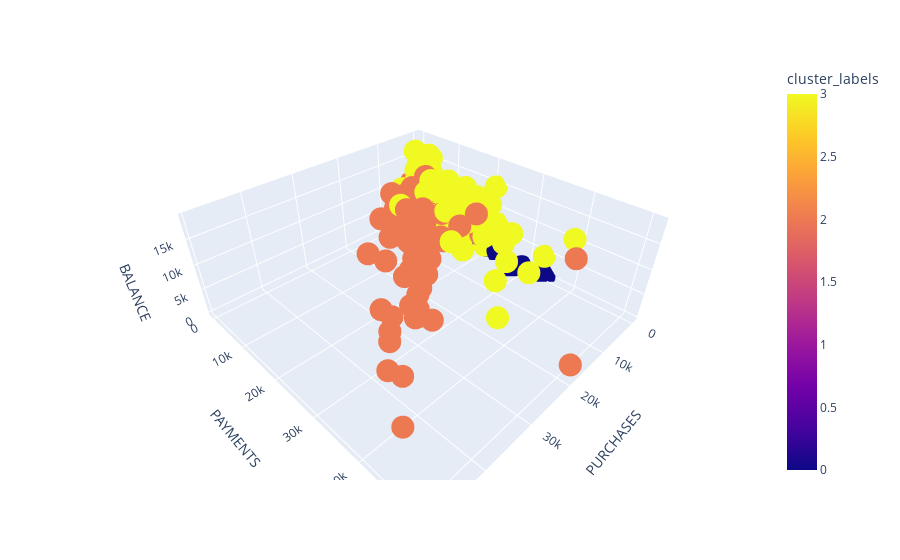

The cell this chart's notebook holds for it:
### Code cell
import plotly.express as px

x_val = 'PURCHASES'
y_val = 'PAYMENTS'
z_val = 'BALANCE'

fig = px.scatter_3d(df_new, x=x_val, y=y_val, z=z_val, color='cluster_labels', labels='cluster_labels')
fig.show()

### Figure 1 — Plotly figure (JSON) as saved in the notebook; plotly's stock layout.template omitted (floating-point values rounded to 4 significant figures; data arrays with more than 128 entries replaced by an {"elided": "..."} marker saying what was removed)
{"data": [{"hovertemplate": "PURCHASES=%{x}<br>PAYMENTS=%{y}<br>BALANCE=%{z}<br>cluster_labels=%{marker.color}<extra></extra>", "legendgroup": "", "marker": {"color": {"elided": "8950 int values"}, "coloraxis": "coloraxis", "symbol": "circle"}, "mode": "markers", "name": "", "scene": "scene", "showlegend": false, "type": "scatter3d", "x": {"elided": "8950 float values"}, "y": {"elided": "8950 float values"}, "z": {"elided": "8950 float values"}}], "layout": {"coloraxis": {"colorbar": {"title": {"text": "cluster_labels"}}, "colorscale": [[0, "#0d0887"], [0.1111, "#46039f"], [0.2222, "#7201a8"], [0.3333, "#9c179e"], [0.4444, "#bd3786"], [0.5556, "#d8576b"], [0.6667, "#ed7953"], [0.7778, "#fb9f3a"], [0.8889, "#fdca26"], [1, "#f0f921"]]}, "legend": {"tracegroupgap": 0}, "margin": {"t": 60}, "scene": {"domain": {"x": [0, 1], "y": [0, 1]}, "xaxis": {"title": {"text": "PURCHASES"}}, "yaxis": {"title": {"text": "PAYMENTS"}}, "zaxis": {"title": {"text": "BALANCE"}}}}}
